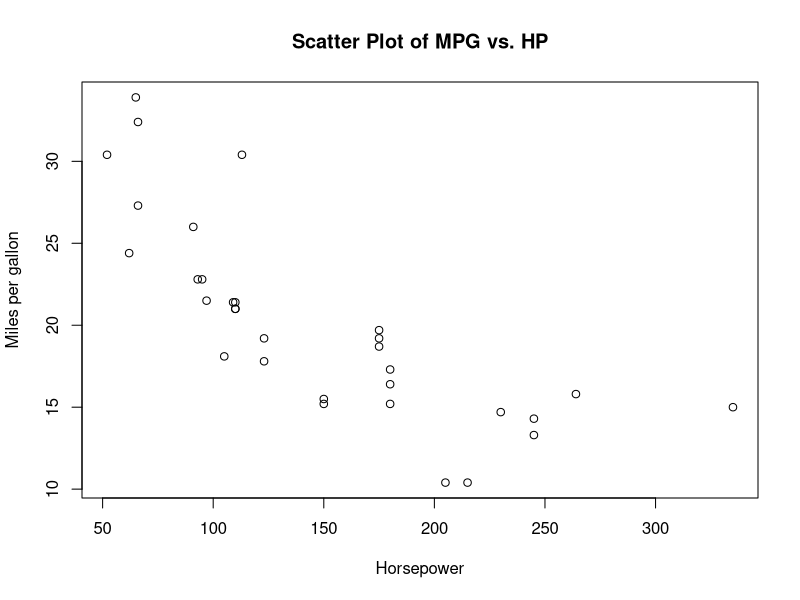

This figure's R source:
## ---- chunk 1
# Load the mtcars dataset
data(mtcars)
head(mtcars)
?mtcars
## ---- chunk 2
# Summary statistics for miles per gallon (mpg)
summary(mtcars$mpg)
## ---- chunk 3
# Summary statistics for horsepower (hp)
summary(mtcars$hp)
## ---- chunk 4
# Scatter plot: Miles per gallon (mpg) vs. Horsepower (hp)
plot(mtcars$hp, mtcars$mpg, 
     xlab = "Horsepower", ylab = "Miles per gallon", 
     main = "Scatter Plot of MPG vs. HP")
